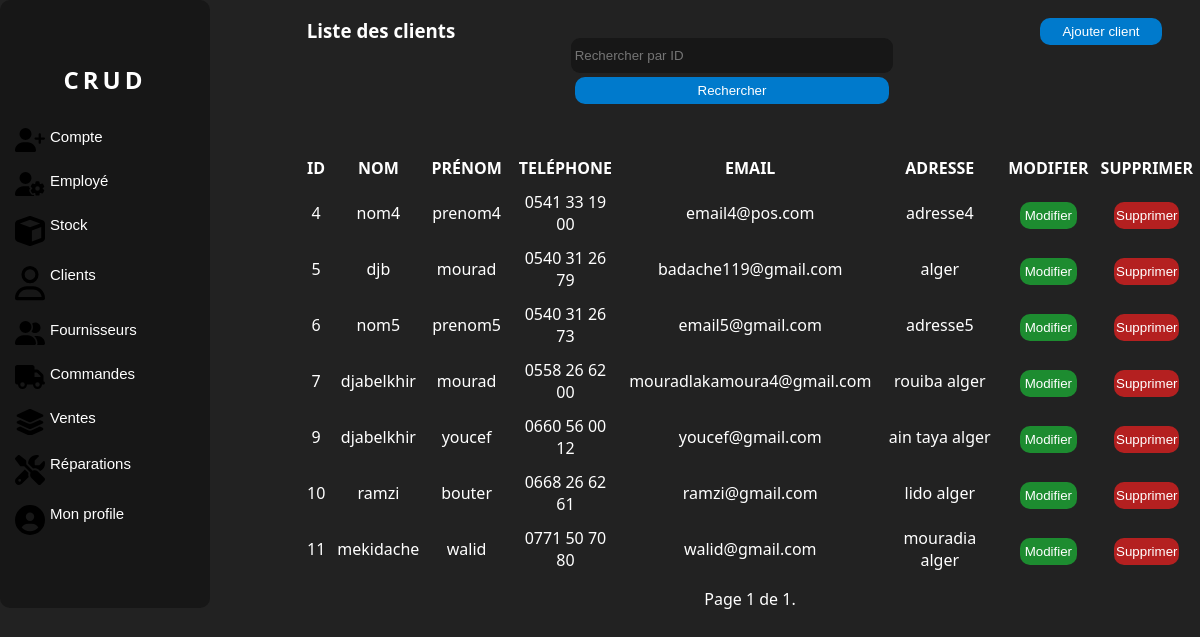
/clients/ (signed in), run on the app's committed database.
### manager/models.py (models this page shows, shortened)
class Client(models.Model):
    first_name = models.CharField(max_length=100, db_column='Prénom')
    last_name = models.CharField(max_length=100, db_column='Nom')
    phone = PhoneNumberField(unique=True, region='DZ', db_column='Téléphone')
    email = models.EmailField(unique=True, db_column='Email')
    address = models.TextField(db_column='Adresse')
    class Meta:
        db_table = 'Client'

### manager/views.py (the view)
# urls.py: path('clients/', views.ClientListView.as_view(), name='client-list'),
class ClientListView(LoginRequiredMixin, ListView):
    model = Client
    template_name = 'listeclient.html'
    context_object_name = 'clients'
    form_class = FilterForm
    paginate_by = 7
    def get_queryset(self):
        queryset = super().get_queryset()
        query = self.request.GET.get('query')
        if query:
            queryset = queryset.filter(id=query)
        return queryset
    def get_context_data(self, **kwargs):
        context = super().get_context_data(**kwargs)
        context['form'] = FilterForm(self.request.GET)
        return context

### manager/forms.py
class FilterForm(forms.Form):
    query = forms.IntegerField(label='', required=False,
                               widget=forms.TextInput(attrs={'placeholder': 'Rechercher par ID'}))

### manager/templatetags/auth_extras.py (called while the page is built)
@register.filter(name='has_group')
def has_group(user, group_name):
    group = Group.objects.get(name=group_name)
    return True if group in user.groups.all() else False

### manager/templates/listeclient.html (shortened to what this page needs)
{% load static %}
{% load auth_extras %}
<!DOCTYPE html>
<html lang="en">
<head>
    <link rel="stylesheet" href="{% static 'css/style.css' %}">
    <link rel="stylesheet" href="{% static 'css/accueil.css' %}">
</head>
<body>
<div class="corp">
    <div class="nav">
        <div class="logo">
            <a href="{% url 'home' %}" class="link"><h2>CRUD</h2></a>
        </div>
        <br>
        {% if request.user|has_group:"Admin" %}
        <button class="value">
            <a class="link" href="{% url 'account-list' %}"> Compte </a>
        </button>
        <button class="value">
            <a class="link" href="{% url 'employee-list' %}">Employé </a>
        </button>
        {% endif %}
        <button class="value">
            <a class="link" href="{% url 'products-list' %}"> Stock </a>
        </button>
        <button class="value">
            <a class="link" href="{% url 'client-list' %}"> Clients </a>
        </button>
        <button class="value">
            <a class="link" href="{% url 'supplier-list' %}"> Fournisseurs </a>
        </button>
        <button class="value">
            <a class="link" href="{% url 'purchase-order-list' %}">Commandes </a>
        </button>
        <button class="value">
            <a class="link" href="{% url 'sale-list' %}">Ventes </a>
        </button>
        <button class="value">
            <a class="link" href="{% url 'repair-list' %}"> Réparations </a>
        </button>
        <button class="value">
            <a class="link" href="{% url 'dashboard' %}"> Mon profile </a>
        </button>
    </div>
    <div class="liste">
        <div class="c1">
            <div class="colone1"><h3>Liste des clients</h3></div>
            <div class="colone1" >
                <form method="GET" action="">
                    {{ form }}
                    <button class="button" type="submit">Rechercher</button>
                </form>
            </div>
            <div class="colone1">
                <button class="button"><a href="{% url 'add-client' %}" class="link">Ajouter client</a></button>
            </div>
        </div>
        <div class="c2">
            {% if clients %}
            <table>
                <thead>
                <tr>
                    <th>Id</th>
                    <th>Nom</th>
                    <th>Prénom</th>
                    <th>Teléphone</th>
                    <th>Email</th>
                    <th>Adresse</th>
                    <th>Modifier</th>
                    <th>Supprimer</th>
                </tr>
                </thead>
                <tbody id="tbody">
                {% for client in clients %}
                <tr>
                    <td>{{ client.id }}</td>
                    <td>{{ client.last_name }}</td>
                    <td>{{ client.first_name }}</td>
                    <td>{{ client.phone }}</td>
                    <td>{{ client.email }}</td>
                    <td>{{ client.address }}</td>
                    <td>
                        <button class="button" id="modifier"
                                onclick="location.href='{% url 'update-client' client.id %}';">Modifier
                        </button>
                    </td>
                    <td>
                        <button class="button" id="supprimer"
                                onclick="location.href='{% url 'delete-client' client.id %}';">Supprimer
                        </button>
                    </td>
                </tr>
                {% endfor %}
                </tbody>
            </table>
            {% else %}
            <p>Pas de clients trouvés.</p>
            {% endif %}
            <div class="pagination">
                <span class="step-links">
                    <span class="current">
                        Page {{ page_obj.number }} de {{ page_obj.paginator.num_pages }}.
                    </span>
                </span>
            </div>
        </div>
    </div>
</div>
</body>
</html>

### manager/static/css/style.css (style rules this page uses)
* { padding: 0; margin: 0; }
body { background:#222 ; color: #fff; font-family:system-ui ; }
.corp { display: grid; grid-template-columns: 25% 75%; }
form { margin: auto; text-align: center; padding: 3%; }
input { width: 62%; height: 27px; outline: none; border: none; background: #111111a7; margin: 4px 0px; border-radius:9px ; padding: 4px; color:#fff; }
.button { width: 62%; height: 27px; border-radius:10px ; border: none; cursor: pointer; background: #007acc; color: white; transition: 0.7s; }
.nav { display: flex; flex-direction: column; width: 200px; background: #111111a7 ; justify-content: center; border-radius: 10px; transition: 1s; padding: 5px; overflow: hidden; }
.liste { text-align: center; display: grid; grid-template-rows: 20% 80%; }
.c1 { margin-top: 2%; display: grid; grid-template-columns: 18% 60% 22%; }
.c2 { margin-top: 2%; }
table { width: 100%; text-align: center; margin: 10px 0; }
table th { text-transform: uppercase; }
th,td { padding: 5px; }
#supprimer { width: 70%; background-color: rgba(193, 32, 32, 0.916); margin-top: 6%; }
#modifier { width: 70%; background: #1bb635b7; margin-top: 6%; }

### manager/static/css/accueil.css (style rules this page uses)
* { padding: 0; margin: 0; }
body { background:#222 ; color: #fff; font-family:system-ui ; }
.link { text-decoration: none; color: white; }
.logo { text-align: center; letter-spacing: 4px; }
.value { font-size: 15px; background-color: transparent; border: none; padding: 10px; color: white; display: flex; position: relative; gap: 5px; cursor: pointer; border-radius: 10px; transition: 1s; box-sizing: border-box; }
.value::before { content: ""; position: absolute; top: 5px; left: -15px; width: 5px; height: 100%; background-color:#007acc ; border-radius: 5px; opacity: 0; transition: 1s; }
.value svg { width: 30px; }

### data on the page
Client: id "4", last_name "nom4", first_name "prenom4", phone "0541 33 19 00", email "email4@pos.com", address "adresse4"
Client: id "5", last_name "djb", first_name "mourad", phone "0540 31 26 79", email "badache119@gmail.com", address "alger"
Client: id "6", last_name "nom5", first_name "prenom5", phone "0540 31 26 73", email "email5@gmail.com", address "adresse5"
Client: id "7", last_name "djabelkhir", first_name "mourad", phone "0558 26 62 00", email "mouradlakamoura4@gmail.com", address "rouiba alger"
Client: id "9", last_name "djabelkhir", first_name "youcef", phone "0660 56 00 12", email "youcef@gmail.com", address "ain taya alger"
Client: id "10", last_name "ramzi", first_name "bouter", phone "0668 26 62 61", email "ramzi@gmail.com", address "lido alger"
Client: id "11", last_name "mekidache", first_name "walid", phone "0771 50 70 80", email "walid@gmail.com", address "mouradia alger"

### other printed values
{{ page_obj.number }} "1"
{{ page_obj.paginator.num_pages }} "1"
